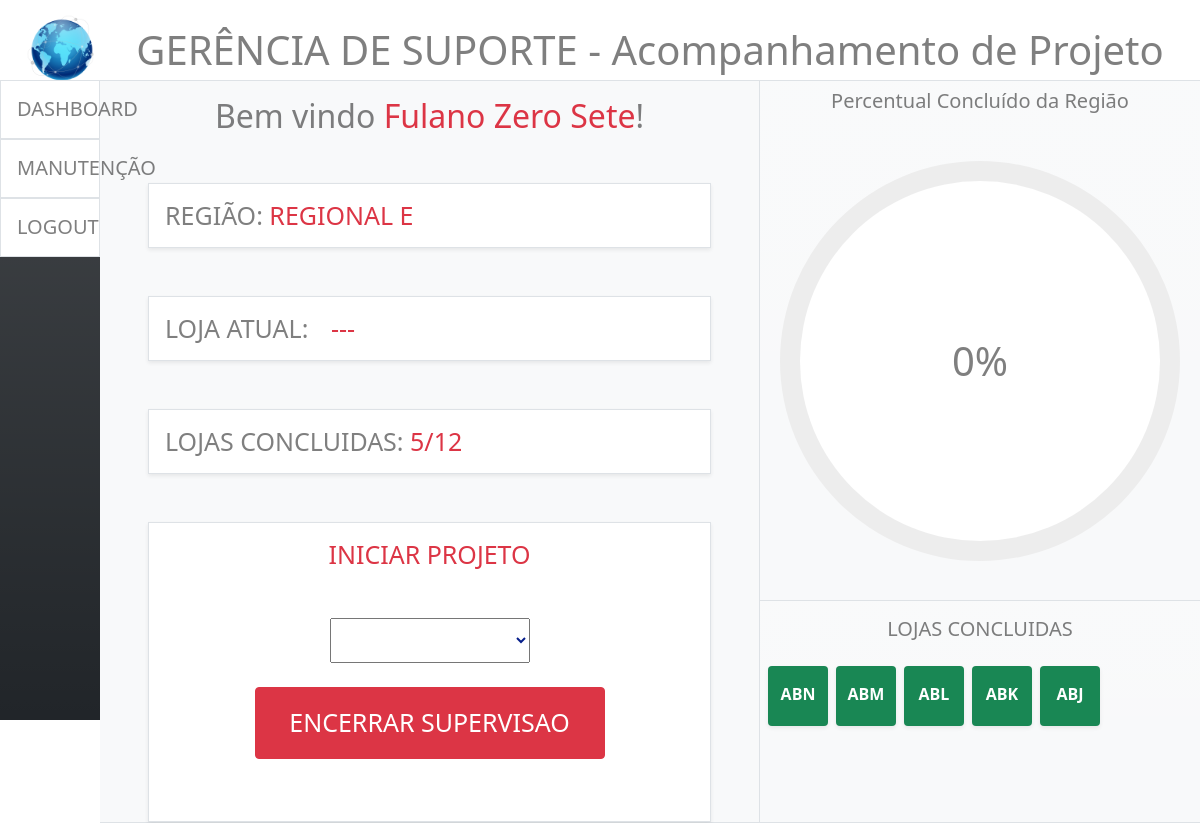
/encerrar-manutencao/ (signed in), run on the app's committed database.
### dashboard/models.py (models this page shows, shortened)
class Suporte(models.Model):
    nome = models.CharField(max_length=100)
    owner = models.OneToOneField(User, on_delete=models.CASCADE)
    regiao = models.ForeignKey(Regional,blank=True, null=True, on_delete=models.CASCADE, related_name='suporte')
    equipe = models.ForeignKey(Equipe, on_delete=models.CASCADE, blank=True, null=True)
    def __str__(self):
        return self.nome
    class Meta:
        verbose_name = 'Suporte'
        verbose_name_plural = 'Suportes'

class Regional(models.Model):
    nome = models.CharField(max_length=100)
    loja_atual = models.CharField(max_length=100,blank=True,null=True,default=None)
    equipe = models.ForeignKey(Equipe,blank=True,null=True, on_delete=models.CASCADE, related_name='regional')
    ativa = models.BooleanField(default=False)
    def __str__(self):
        return self.nome
    def loja_atual_valida(self):
        if self.loja_atual is None:
            return '---'
        return self.loja_atual
    class Meta:
        verbose_name = 'Regional'
        verbose_name_plural = 'Regionais'

class Loja(models.Model):
    nome = models.CharField(max_length=100, unique=True)
    concluida = models.BooleanField(default=False)
    regiao = models.ForeignKey(Regional, blank=True, null=True, on_delete=models.CASCADE, related_name='lojas')
    equipe = models.ForeignKey(Equipe, blank=True, null=True, on_delete=models.CASCADE)
    def __str__(self):
        return self.nome
    def concluidas(self):
        total = Loja.objects.filter(concluida=True).filter(regiao__nome=self.regiao).count()
        return total
    def total_lojas_regiao(self):
        total_lojas = Loja.objects.all().filter(regiao__nome=self.regiao).count()
        return total_lojas
    def lojas_concluidas(self):
        lojas_concluidas = Loja.objects.all().filter(regiao__nome=self.regiao).filter(concluida=True)
        return lojas_concluidas
    def percentual_concluido(self):
        total = Loja.objects.filter(concluida=True).filter(regiao__nome=self.regiao).count()
        total_lojas = Loja.objects.all().filter(regiao__nome=self.regiao).count()
        percentual = ((total/total_lojas)*100)
        return int(percentual)
    class Meta:
        verbose_name = 'Loja'
        verbose_name_plural = 'Lojas'

### dashboard/views.py (the view, shortened to what this page needs)
# urls.py: path('encerrar-manutencao/', encerrar_manutencao, name='encerrar-manutencao')
@login_required
def encerrar_manutencao(request):
    return render(request, 'encerrar-manutencao.html')

### dashboard/templates/encerrar-manutencao.html (shortened to what this page needs)
{% extends 'manutencao.html' %}
{% block manutencao %}
<div class="manutencao-dois border mt-5 ms-5 pt-3 me-5 bg-white shadow-sm text-center" style="height: 300px;">
    <span class="display-6 text-danger" style="font-size: 25px;">INICIAR PROJETO</span>
    <div class="forms-projeto">
        <form action="{% url 'encerrar-manutencao'%}" method="POST">
            <select class="display-6 mt-5" name="lojas" style="font-size: 30px; color: rgb(7, 31, 139); width: 200px;">
            </select>
            <div class="d-flex justify-content-center mt-4">
                <input class="btn btn-danger p-3" type="submit" style="width: 350px; font-size: 25px;" value="ENCERRAR SUPERVISAO">
            </div>
        </form>
    </div>
</div>
{% endblock manutencao %}

### dashboard/templates/manutencao.html (shortened to what this page needs)
{% extends 'index.html' %}
{% block base %}
    <div class="container-fluid border-top row p-0  m-0 border-bottom col-11">
        <div class="col-7 pt-3 border-end bg-light p-0" style="width: 60%;">
            <div class="text-center">
                <span class="display-6 text-black-50" style="font-size: xx-large;">Bem vindo <span class="text-danger">{{request.user.suporte}}</span>!</span>
            </div>
            <div class="mt-5 ms-5 me-5  text-black-50 border shadow-sm p-3 bg-white">
                <span class="display-6" style="font-size: 25px;">REGIÃO:<span class="text-danger"> {{request.user.suporte.regiao}}</span></span>
            </div>
            <div class="mt-5 ms-5 me-5  text-black-50 border shadow-sm p-3 bg-white">
                <span class="display-6" style="font-size: 25px;">LOJA ATUAL:<span class="text-danger ms-3" id="loja-atual"> {{request.user.suporte.regiao.loja_atual_valida}}</span></span>
            </div>
            <div class="mt-5 ms-5 me-5 text-black-50 border shadow-sm p-3 bg-white">
                <span class="display-6" style="font-size: 25px;">LOJAS CONCLUIDAS:<span class="text-danger"> {{request.user.suporte.regiao.lojas.first.concluidas}}/{{request.user.suporte.regiao.lojas.first.total_lojas_regiao}}</span></span>
            </div>
            {%block manutencao%}{%endblock%}
        </div>
        <div class="col-4 m-0 p-0" style="width: 40%;">
            <div class="d-block bg-light bg-gradient" style="height: 70%;">
                <div class="text-center pt-2">
                    <span class="display-6 text-black-50" style="font-size: 20px;">
                        Percentual Concluído da Região
                    </span>
                </div>
                <div class="circulo-progresso border-bottom pb-4 d-flex justify-content-center align-items-center" style="height: 100%;">
                    <div class="circulo-manutencao" style="height: 400px;width: 400px; position:relative;border-radius: 50%;background: conic-gradient(#069aef 0deg, #ededed 0deg);display: flex;align-items: center; justify-content: center;">
                        <span class="progresso-manutencao display-6 text-black-50 ">0%</span>
                    </div>
                </div>
            </div>
            <div class="bg-light bg-gradient" style="height: 30%;">
                <div class="d-block  border-top text-black-50 p-3 text-center">
                    <span class="display-6" style="font-size: 20px;">LOJAS CONCLUIDAS</span>
                </div>
                <div class="d-flex flex-wrap text-center justify-content-start">
                    {%for loja in request.user.suporte.regiao.lojas.first.lojas_concluidas%}
                    <div class="loja-regiao d-inline-block pt-3 mt-2 ms-2 rounded bg-success text-white shadow-sm" style="height: 60px;width: 60px ;font-weight:bold;">
                            {{loja}}
                    </div>
                    {%endfor%}
                </div>
            </div>
        </div>
    </div>
{% endblock  %}

### dashboard/static/css/style.css (style rules this page uses)
.circulo-manutencao::before { content: ''; position: absolute; height: 90%; width: 90%; border-radius: 50%; background-color: #fff; }
.progresso-manutencao { position: relative; }

### data on the page
Loja: nome "ABN"
Loja: nome "ABM"
Loja: nome "ABL"
Loja: nome "ABK"
Loja: nome "ABJ"

### other printed values
{{ request.user.suporte }} "Fulano Zero Sete"
{{ request.user.suporte.regiao }} "REGIONAL E"
{{ request.user.suporte.regiao.loja_atual_valida }} "---"
{{ request.user.suporte.regiao.lojas.first.concluidas }} "5"
{{ request.user.suporte.regiao.lojas.first.total_lojas_regiao }} "12"
